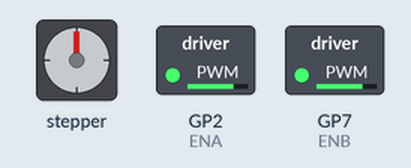
A program run on a simulated Raspberry Pi Pico running MicroPython. On the bench: stepper motor, switched loads named in the program (green lamp = pin HIGH). The stepper is drawn at 200 steps a turn; pins used as bus, display or sensor lines are not drawn.

Above: at 0.05 s.
At 5.0 s:
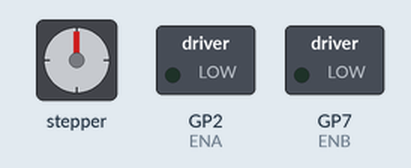
Timing chart, 0 to 6.5 s (numbered marks = the images above):
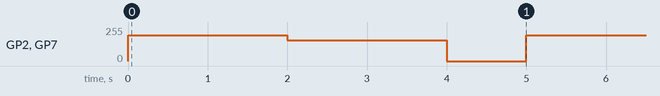

Measured:
- by itself, GP2 (ENA), GP7 (ENB): repeats every 5.0 s: 156/255 2.0 s, 0/255 1.0 s, 195/255 2.0 s

The program:

example.py
```python
# MicroPython script for Raspberry Pi Pico using machine.PWM and GPIO to set direction and PWM speed for two DC motors connected to an L298N.
#
# Buy this module: https://shillehtek.com/products/shillehtek-l298n-motor-driver-controller-board
# Full manual: https://shillehtek.com/blogs/shillehtek-product-manuals/l298n-motor-driver-controller-board-module-for-stepper-motor-dc-dual-h-bridge
# More examples: https://github.com/shillehbean/shillehtek-examples
#

# L298N on Raspberry Pi Pico - two DC motors

from machine import Pin, PWM
import time

ENA = PWM(Pin(2)); IN1 = Pin(3, Pin.OUT); IN2 = Pin(4, Pin.OUT)
ENB = PWM(Pin(7)); IN3 = Pin(5, Pin.OUT); IN4 = Pin(6, Pin.OUT)

ENA.freq(20000); ENB.freq(20000)

def motor(en, in1, in2, speed):
    # speed in -65535..65535
    in1.value(1 if speed > 0 else 0)
    in2.value(1 if speed < 0 else 0)
    en.duty_u16(min(abs(speed), 65535))

while True:
    motor(ENA, IN1, IN2,  50000); motor(ENB, IN3, IN4,  50000); time.sleep(2)
    motor(ENA, IN1, IN2, -40000); motor(ENB, IN3, IN4, -40000); time.sleep(2)
    motor(ENA, IN1, IN2,  0);     motor(ENB, IN3, IN4,  0);     time.sleep(1)
```
